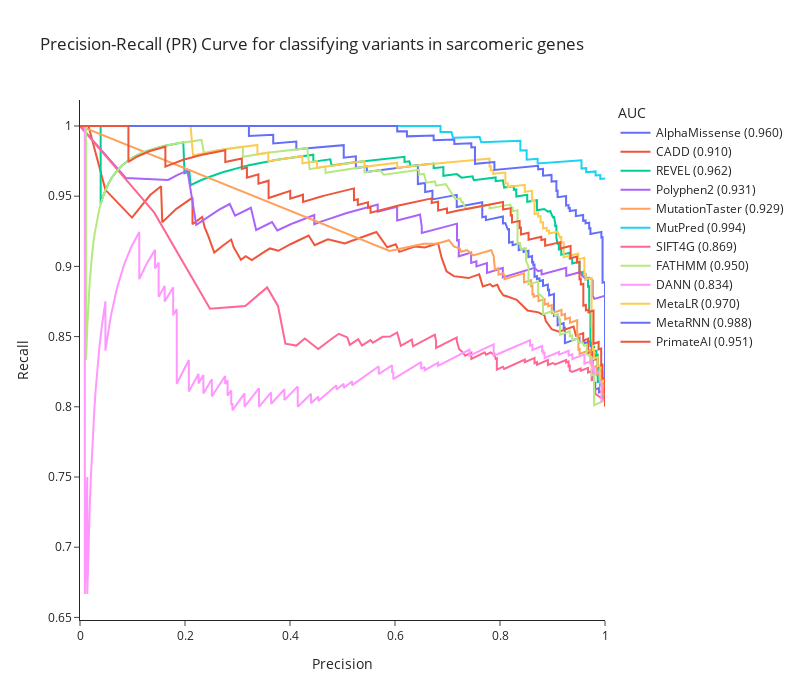

The notebook cell saved with this chart:
### Code cell
# plot_curves(roc_data,'roc')
plotly_curves(roc_data,'pr')

### Figure 1 — Plotly figure (JSON) as saved in the notebook; plotly's stock layout.template omitted (floating-point values rounded to 4 significant figures; data arrays with more than 128 entries replaced by an {"elided": "..."} marker saying what was removed)
{"data": [{"line": {"color": "#636EFA"}, "mode": "lines", "name": "AlphaMissense (0.960)", "type": "scatter", "x": {"elided": "401 float values"}, "y": {"elided": "401 float values"}}, {"line": {"color": "#EF553B"}, "mode": "lines", "name": "CADD (0.910)", "type": "scatter", "x": [1, 1, 1, 1, 1, 1, 0.9977, 0.9931, 0.9931, 0.9931, 0.9931, 0.9931, 0.9908, 0.9908, 0.9885, 0.9862, 0.9862, 0.9862, 0.9839, 0.9816, 0.9816, 0.9793, 0.977, 0.977, 0.9747, 0.97, 0.9677, 0.9677, 0.9677, 0.9677, 0.9631, 0.9585, 0.9585, 0.9585, 0.9562, 0.9539, 0.9516, 0.9447, 0.9401, 0.9355, 0.9217, 0.9124, 0.8986, 0.8871, 0.8848, 0.8733, 0.8525, 0.8318, 0.8157, 0.8065, 0.7995, 0.7949, 0.7857, 0.7811, 0.7673, 0.7604, 0.7535, 0.7396, 0.712, 0.6982, 0.6889, 0.682, 0.6567, 0.6382, 0.629, 0.6221, 0.6198, 0.6083, 0.6014, 0.5853, 0.5645, 0.5461, 0.5346, 0.5115, 0.5046, 0.4724, 0.4562, 0.447, 0.4355, 0.424, 0.4171, 0.4009, 0.3779, 0.3618, 0.3525, 0.3318, 0.3272, 0.3157, 0.3065, 0.2926, 0.288, 0.2719, 0.265, 0.2558, 0.2442, 0.2373, 0.2327, 0.2212, 0.2143, 0.2143, 0.2005, 0.1982, 0.1912, 0.1843, 0.182, 0.1682, 0.1659, 0.1567, 0.1544, 0.1429, 0.1406, 0.1336, 0.09908, 0.04839, 0.01613, 0.01382, 0], "y": [0.8052, 0.8067, 0.8082, 0.8112, 0.8143, 0.8173, 0.817, 0.8163, 0.8194, 0.8225, 0.8241, 0.8257, 0.8253, 0.8285, 0.8282, 0.8279, 0.8311, 0.8343, 0.834, 0.8337, 0.8369, 0.8366, 0.8363, 0.8396, 0.8393, 0.8386, 0.8383, 0.8417, 0.8451, 0.8485, 0.8479, 0.8473, 0.8507, 0.8525, 0.8522, 0.8519, 0.8515, 0.8506, 0.8571, 0.8565, 0.8547, 0.8534, 0.8553, 0.8613, 0.8649, 0.8673, 0.8685, 0.8762, 0.8784, 0.8794, 0.883, 0.8869, 0.8857, 0.8874, 0.8856, 0.8943, 0.8934, 0.8917, 0.8931, 0.8964, 0.9061, 0.9164, 0.9135, 0.9142, 0.913, 0.9122, 0.9119, 0.9103, 0.9158, 0.9137, 0.9245, 0.9222, 0.9206, 0.9174, 0.9163, 0.9193, 0.9167, 0.9151, 0.922, 0.92, 0.9188, 0.9158, 0.9111, 0.9128, 0.9107, 0.9057, 0.9045, 0.9073, 0.9048, 0.9137, 0.9191, 0.9147, 0.9127, 0.9098, 0.9217, 0.9279, 0.9352, 0.932, 0.93, 0.949, 0.9457, 0.9451, 0.9432, 0.9412, 0.9405, 0.9359, 0.9351, 0.9315, 0.9571, 0.9538, 0.9531, 0.9508, 0.9348, 0.9545, 1, 1, 1]}, {"line": {"color": "#00CC96"}, "mode": "lines", "name": "REVEL (0.962)", "type": "scatter", "x": {"elided": "300 float values"}, "y": {"elided": "300 float values"}}, {"line": {"color": "#AB63FA"}, "mode": "lines", "name": "Polyphen2 (0.931)", "type": "scatter", "x": {"elided": "185 float values"}, "y": {"elided": "185 float values"}}, {"line": {"color": "#FFA15A"}, "mode": "lines", "name": "MutationTaster (0.929)", "type": "scatter", "x": {"elided": "135 float values"}, "y": {"elided": "135 float values"}}, {"line": {"color": "#19D3F3"}, "mode": "lines", "name": "MutPred (0.994)", "type": "scatter", "x": {"elided": "234 float values"}, "y": {"elided": "234 float values"}}, {"line": {"color": "#FF6692"}, "mode": "lines", "name": "SIFT4G (0.869)", "type": "scatter", "x": {"elided": "152 float values"}, "y": {"elided": "152 float values"}}, {"line": {"color": "#B6E880"}, "mode": "lines", "name": "FATHMM (0.950)", "type": "scatter", "x": {"elided": "289 float values"}, "y": {"elided": "289 float values"}}, {"line": {"color": "#FF97FF"}, "mode": "lines", "name": "DANN (0.834)", "type": "scatter", "x": {"elided": "436 float values"}, "y": {"elided": "436 float values"}}, {"line": {"color": "#FECB52"}, "mode": "lines", "name": "MetaLR (0.970)", "type": "scatter", "x": {"elided": "414 float values"}, "y": {"elided": "414 float values"}}, {"line": {"color": "#636EFA"}, "mode": "lines", "name": "MetaRNN (0.988)", "type": "scatter", "x": {"elided": "434 float values"}, "y": {"elided": "434 float values"}}, {"line": {"color": "#EF553B"}, "mode": "lines", "name": "PrimateAI (0.951)", "type": "scatter", "x": {"elided": "417 float values"}, "y": {"elided": "417 float values"}}], "layout": {"height": 700, "legend": {"title": {"text": "AUC"}}, "showlegend": true, "title": {"text": "Precision-Recall (PR) Curve for classifying variants in sarcomeric genes"}, "width": 800, "xaxis": {"title": {"text": "Precision"}}, "yaxis": {"title": {"text": "Recall"}}}}
